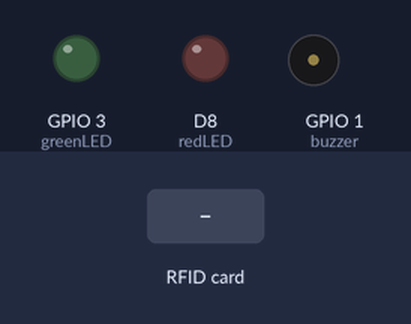
Simulated run of this sketch. Board: ESP8266 (NodeMCU). On the bench: output pins drawn as LEDs (lit = HIGH), buzzer (waves = sounding, pin HIGH). The inputs (shaded band) are chosen by the test bench. WiFi joins after 1.5 s; servers stay silent unless stated; the local clock reads 2024-03-15 10:24:30 at power-on unless the sketch sets it; the Firebase database answers and starts empty; what the sketch prints to the serial monitor is not drawn.

Above: at 2.9 s.
3.0 s: RFID card F9 E3 F1 97 held to the reader
At 4.7 s:
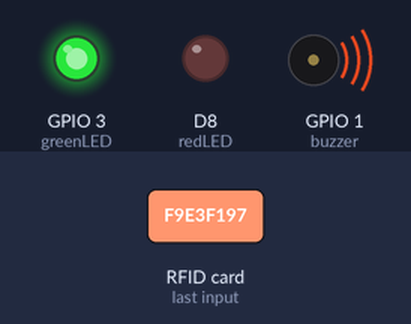
6.0 s: RFID card 5E 7A 19 C4 held to the reader
At 6.8 s:
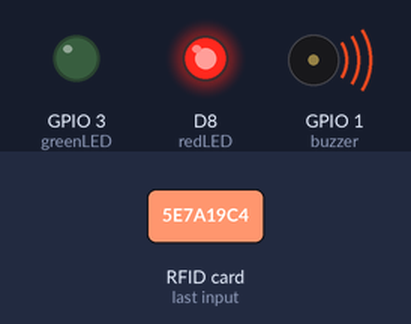
8.5 s: RFID card A2 6D 97 F6 held to the reader
At 11.2 s:
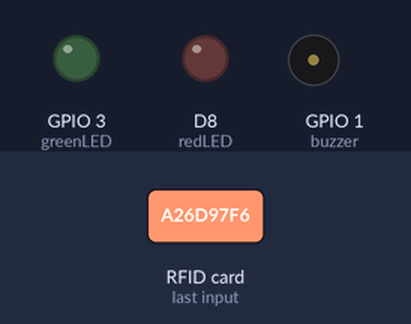
Timing chart, 0 to 12.7 s (numbered marks = the images above; inputs shaded):
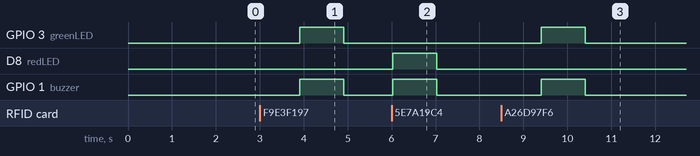

The sketch:

NodeMCU_RFID_RTC_FirebaseArduino.ino
```cpp
#include <ESP8266WiFi.h> //Library for WiFi functionalities
#include <SPI.h> //Library for SPI functionalities
#include <MFRC522.h> //Library for RC522 RFID
#include <RTClib.h> //Library for RTC module
#include <FirebaseArduino.h> //Library for Firebase

//Downgrade the ArduinoJson library to Version 5.13.5 because FirebaseArduino.h is built on it.
//Change the kFirebaseFingerprint in Arduino > libraries > firebase-arduino > src > FirebaseHttpClient.h with the new fingerprint.
//You can find the new fingerprint from https://www.grc.com/fingerprints.htm website.
//Type your xxxx.firebaseio.com (Database URL) in the Custom Site Fingerprinting section and click Fingerprint site

//Your WIFI details
#define WIFI_SSID "YOUR WIFI SSID"
#define WIFI_PASSWORD "YOUR WIFI PASSWORD"

#define RFID_SS D3 //NodeMCU pin to which SDA/SS pin of RFID is connected
#define RFID_RST D4 //NodeMCU pin to which RST pin of RFID is connected
#define redLED D8 //NodeMCU pin to which Red LED is connected
#define greenLED D9 //NodeMCU pin to which Green LED is connected [RX]
#define buzzer D10 //NodeMCU pin to which Buzzer is connected [TX]

MFRC522 rfid(RFID_SS, RFID_RST); //MFRC522 constructor

RTC_DS3231 RTC; //RTC_DS3231 object
DateTime nowDT; //DateTime object
String nowDTStr=""; //Storing the Date-Time in String format

#define DATABASE_URL "DATABASE URL of your Realtime Database" //Copy the Realtime Database URL (without HTTPS and /)
#define DATABASE_SECRET "Your Database Secret" //Copy the secret (Project settings > Service Accounts > Database Secrets > Secret)

String newNUID = ""; //Stores the scanned NUID
//Array of verified NUIDs
String verifiedNUID[] = {"f9e3f197", "4697d83", "764e281", "a26d97f6", "e39b84c1"};
//Variables used for updating information in Firebase
int attendance = 0;
String IN_OUT;
int totalInside = 0;
bool error = false;

void setup() {
  Serial.begin(115200); //Initialize NodeMCU's Serial
  pinMode(redLED, OUTPUT); //Direction of Red LED
  pinMode(greenLED, OUTPUT); //Direction of Green LED
  pinMode(buzzer, OUTPUT); //Direction of Buzzer

  //Connecting NodeMCU to WiFi
  Serial.print("Connecting to ");
  Serial.println(WIFI_SSID);
  WiFi.begin(WIFI_SSID, WIFI_PASSWORD);
  while(WiFi.status() != WL_CONNECTED) {
    delay(500);
    Serial.print(".");
  }
  Serial.print("\nWiFi connected.\nNodeMCU's Local IP Address: ");
  Serial.println(WiFi.localIP()); //Print the local IP address of NodeMCU

  SPI.begin(); //Initialize SPI communication
  rfid.PCD_Init(); //Initialize RC522 RFID module
  RTC.begin(); //Initialize DS3231 RTC module
  //Adjusts the time of RTC module when using for the first time or when its power is disconnected.
  if(RTC.lostPower()) {
    //DATE and TIME gets replaced with the date and time of the PC during compilation.
    RTC.adjust(DateTime(F(__DATE__), F(__TIME__)));
  }

  Firebase.begin(DATABASE_URL, DATABASE_SECRET);
  totalInside = Firebase.getInt("Total_Inside");
}

void loop() {

  //Checks whether a PICC is detected and its data is read
  if (!rfid.PICC_IsNewCardPresent() || !rfid.PICC_ReadCardSerial())
    return;

  //Prints the PICC type
  Serial.print("PICC type: ");
  MFRC522::PICC_Type piccType = rfid.PICC_GetType(rfid.uid.sak);
  Serial.println(rfid.PICC_GetTypeName(piccType));

  //Check if the PICC is of Classic MIFARE type
  if(piccType != MFRC522::PICC_TYPE_MIFARE_MINI &&  piccType != MFRC522::PICC_TYPE_MIFARE_1K && piccType != MFRC522::PICC_TYPE_MIFARE_4K) {
    Serial.println("Your tag is not of MIFARE Classic");
    //Switch ON Red LED & Buzzer for 1 sec
    digitalWrite(redLED, HIGH);
    digitalWrite(buzzer, HIGH);
    delay(1000);
    digitalWrite(redLED, LOW);
    digitalWrite(buzzer, LOW);
    return;
  }

  //Obtain the NUID of newly scanned PICC
  for (byte i = 0; i < rfid.uid.size; i++) {
    newNUID += String(rfid.uid.uidByte[i], HEX); //NUID in HEX (base-16)
    // newNUID += String(rfid.uid.uidByte[i], DEC); //NUID in DEC (base-10)
  }

  if(isVerified(newNUID)) {
    IN_OUT = Firebase.getString(newNUID+"/IN_OUT");

    if(IN_OUT == "OUT" || IN_OUT == ""){
      //If a person enters, their personal attendance, time of entry & total number of people inside are updated in Firebase
      Serial.print("A person with ID ");
      Serial.print(newNUID);
      Serial.println(" has entered.");
      attendance = Firebase.getInt(newNUID+"/Attendance");
      Firebase.setInt(newNUID+"/Attendance", ++attendance);
      Firebase.setString(newNUID+"/IN_OUT", "IN");
      Firebase.pushString(newNUID+"/IN_TIME", getTimeRTC());
      Firebase.setInt("/Total_Inside", ++totalInside);
      if (Firebase.failed()) {
        Serial.print("Updation Failed. Reason: ");
        Serial.println(Firebase.error());
        error = true;
      }
    } else if(IN_OUT == "IN") {
        //If a person exits, time of exit & total number of people inside are updated in Firebase
        Serial.print("A person with ID ");
        Serial.print(newNUID);
        Serial.println(" has left.");
        Firebase.setString(newNUID+"/IN_OUT", "OUT");
        Firebase.pushString(newNUID+"/OUT_TIME", getTimeRTC());
        Firebase.setInt("/Total_Inside", --totalInside);
        if (Firebase.failed()) {
          Serial.print("Updation Failed. Reason: ");
          Serial.println(Firebase.error());
          error = true;
        }
    } else
        error = true;
  } else
      error = true;

  //If there is any error while reading the card or updating data in Firebase then Red LED & buzzer is ON
  //or else Green LED & buzzer is ON
  if(error){
    digitalWrite(redLED, HIGH);
    digitalWrite(buzzer, HIGH);
    delay(1000);
    digitalWrite(redLED, LOW);
    digitalWrite(buzzer, LOW);
    error = false;
  } else {
    digitalWrite(greenLED, HIGH);
    digitalWrite(buzzer, HIGH);
    delay(1000);
    digitalWrite(greenLED, LOW);
    digitalWrite(buzzer, LOW);
  }

  newNUID = ""; //Empty the content in newNUID
  Serial.println();
}

//Verifies whether the new NUID is one among the verifiedNUID list
bool isVerified(String newNUID){
  for(int i=0; i < (sizeof(verifiedNUID) / sizeof(verifiedNUID[0])); i++){
    if(newNUID == verifiedNUID[i])
      return true;
  }
  return false;
}

//Obtains the present Date-Time from DS3231 RTC module
String getTimeRTC(){
  nowDT = RTC.now();

  char DATE_TIME_FORMAT[] = "DD/MM/YYYY hh:mm:ss";
  nowDTStr = nowDT.toString(DATE_TIME_FORMAT);

  Serial.print("Time: ");
  Serial.println(nowDTStr);
  return nowDTStr;
}
```

Measured:
- after the input at 3.0 s, GPIO 3 (greenLED), GPIO 1 (buzzer): LOW → HIGH after 0.91 s, → LOW 1.0 s later
- after the input at 6.0 s, D8 (redLED), GPIO 1 (buzzer): LOW → HIGH at once, → LOW 1.0 s later
- after the input at 8.5 s, GPIO 3 (greenLED), GPIO 1 (buzzer): LOW → HIGH after 0.91 s, → LOW 1.0 s later
